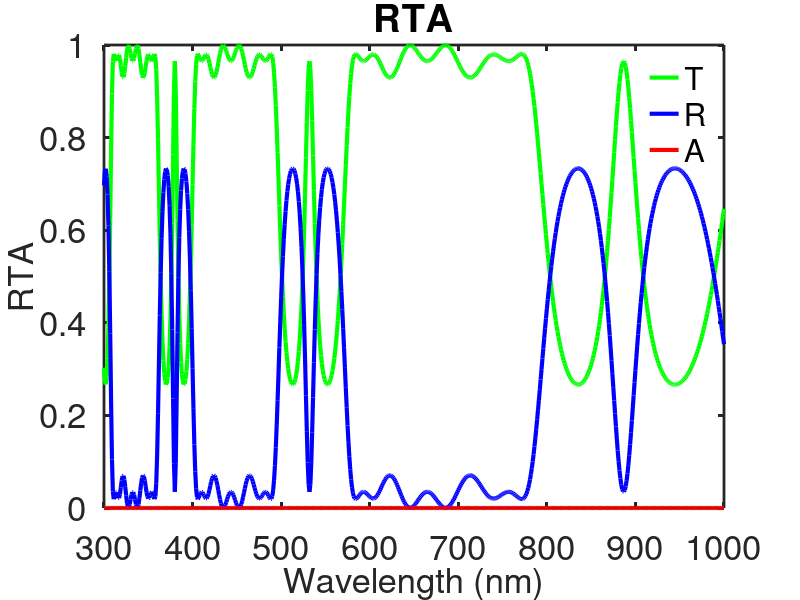

MATLAB code to generate this figure:
% Transfer Matrix Methods to calculate R T A for filter
% Hao Wang @ SUTD
% 2017 October 26


%inputs:
%angle of incidence: thetai
%wavelength of incident light: lambda
%thicknesses of the layers: h
%refractive index of the layers: n (may be absorbing and dispersive, but this may require a subfunction)
%polarization: s or p (need one calculation for each for unpolarized light)
clc
clear all
close all

tic
% thetai=0:0.1:90; %angle of incidence (degrees)
thetai=0; %angle of incidence (degrees)
lambda=300:1:1000; %vacuum wavelength (nm)

central_wave=532;
ha=central_wave*(1+1/4)/1.55;
hb=central_wave*(1+1/4)/1;

%% the layer numbers
% the first and last layers are environment, and the layer numbers should
% be 2+material layer number
lnum=9;
h=zeros(1,lnum);
h(1)=NaN;
h(lnum)=NaN;
for gg=1:(length(h)-2)/2
    h(2*gg)=ha;
    h(2*gg+1)=hb;
end
h(lnum-1)=ha;
h((lnum+1)/2)=2*hb;

pol=1; %polarization, 1 for p and 0 for s

%% Materials

% % for dispersion materials
% filename='F:\Code\Plasmonic\material_data/Ag.txt';
% L1=dlmread(filename,'',1);
% n_interp=interp1(L1(:,1), L1(:,2), lambda, 'linear', 'extrap');
% k_interp=interp1(L1(:,1), L1(:,3), lambda, 'linear', 'extrap');
% L11=real((n_interp+i*k_interp).^(1/2))+i*imag((n_interp+i*k_interp).^(1/2));
% size(L11);
% 
% filename2='F:\Code\Plasmonic\material_data/Al2O3.txt';
% L2=dlmread(filename2,'',1);
% n_interp2=interp1(L2(:,1), L2(:,2), lambda, 'linear', 'extrap');
% k_interp2=interp1(L2(:,1), L2(:,3), lambda, 'linear', 'extrap');
% L12=real((n_interp2+i*k_interp2).^(1/2))+i*imag((n_interp2+i*k_interp2).^(1/2));
% size(L12);




n=zeros(length(h),length(lambda));
[nn,m]=size(n);

% substrate refractive index, light incidences from the substrate
% n=1.46 for nanoscribe glass, n=1.52 for ordinarily used fused silica
% n=1.55 for nanoscribe Ip-Dip

n(1,:)=1.46;
n(length(h),:)=1;
for kk=1:(length(h)-2)/2
    % for dispersion materials
%     n(2*kk,:)=L11;
%     n(2*kk+1,:)=L12;
    % for non-dispersion materials
    n(2*kk,:)=1.55;
    n(2*kk+1,:)=1;
end
n(length(h)-1,:)=1.55;

%% TMM

for b=1:length(lambda)
    
%Snell's law:
    theta(1)=thetai*pi/180;

    for a=1:nn-1
    theta(a+1)=real(asin(n(a,b)/n(a+1,b)*sin(theta(a))))-1i*abs(imag(asin(n(a,b)/n(a+1,b)*sin(theta(a)))));
    end
    

%Fresnel coefficients:
    if pol==0 %formulas for s polarization
    
        for a=1:nn-1
            n(a,b);
            Fr(a)=(n(a,b)*cos(theta(a))-n(a+1,b)*cos(theta(a+1)))/(n(a,b)*cos(theta(a))+n(a+1,b)*cos(theta(a+1)));
            Ft(a)=2*n(a,b)*cos(theta(a))/(n(a,b)*cos(theta(a))+n(a+1,b)*cos(theta(a+1)));
    
        end
%phase shift factors:

    delta=zeros((nn-2),length(lambda));
% for a=1:length(n)-2
%     for b=1:length(lambda)
%         delta(a,b)=2*pi*h(a+1)/lambda(b)*n(a+1)*cos(theta(a+1))
%     end
% end

        for a=1:nn-2
            delta(a,b)=2*pi*h(a+1)/lambda(b)*n(a+1,b)*cos(theta(a+1));
        end
% figure
% plot(lambda, delta(1,:))


%build up transfer matrix:


        M=[1,0;0,1]; %start with unity matrix
        for a=1:nn-2
            M=M*1/Ft(a)*[1,Fr(a);Fr(a),1]*[exp(-1i*delta(a,b)),0;0,exp(1i*delta(a,b))];
        end
    
        M=M*1/Ft(nn-1)*[1,Fr(nn-1);Fr(nn-1),1];
    
    
elseif pol==1 %formulas for p polarization
    
    for a=1:nn-1
        Fr(a)=(n(a,b)*cos(theta(a+1))-n(a+1,b)*cos(theta(a)))/(n(a,b)*cos(theta(a+1))+n(a+1,b)*cos(theta(a)));
        Ft(a)=2*n(a,b)*cos(theta(a))/(n(a,b)*cos(theta(a+1))+n(a+1,b)*cos(theta(a)));
    end

%phase shift factors:

    delta=zeros((nn-2),length(lambda));
% for a=1:length(n)-2
%     for b=1:length(lambda)
%         delta(a,b)=2*pi*h(a+1)/lambda(b)*n(a+1)*cos(theta(a+1))
%     end
% end

    for a=1:nn-2
        delta(a,b)=2*pi*h(a+1)/lambda(b)*n(a+1,b)*cos(theta(a+1));
    end
% figure
% plot(lambda, delta(1,:))


%build up transfer matrix:


    M=[1,0;0,1]; %start with unity matrix
    for a=1:nn-2
        M=M*1/Ft(a)*[1,Fr(a);Fr(a),1]*[exp(-1i*delta(a,b)),0;0,exp(1i*delta(a,b))];
    end
    
    M=M*1/Ft(nn-1)*[1,Fr(nn-1);Fr(nn-1),1];
end



%total Fresnel coefficients:
Frtot(b)=M(2,1)/M(1,1);
Fttot(b)=1/M(1,1);

%special case of single interface:
    if length(n)==2
        Frtot(b)=Fr(1);
        Fttot(b)=Ft(1);
    end

%total Fresnel coefficients in intensity:
FR(b)=(abs(Frtot(b)))^2;
FT(b)=(abs(Fttot(b)))^2*real(n(nn,b)*cos(theta(nn)))/real(n(1,b)*cos(theta(1)));
FA(b)=1-FR(b)-FT(b);
end
toc

% % Plot parameters
lw=3; font_axis=25; font_label=25; font_legend=18; ms=8;
colorred=[244 140 132]./255;
colorblue=[0 230 230]./255;

% 
% figure(1)
% clf;
% set(gcf,'units','inches','position',[0.25 2.5 11.3 7.9]);
% % set(gcf,'color','w','Renderer','painters','units','inches','position',[0.25 2.5 8.0 6.0]);
% 
% 
% plot(lambda,n_interp,'b','linewidth',lw);
% hold on
% plot(lambda,k_interp,'r','linewidth',lw);
% hold on
% plot(L1(:,1), L1(:,2),'ob','MarkerSize',ms,'MarkerEdgeColor','b','MarkerFaceColor',colorblue);
% hold on
% plot(L1(:,1), L1(:,3),'or','MarkerSize',ms,'MarkerEdgeColor','r','MarkerFaceColor',colorred);
% 
% xlim([lambda(1),lambda(length(lambda))])
% % lg=legend('interp Re(\epsilon)','interp Im(\epsilon)','J&C Re(\epsilon)','J&C Im(\epsilon)');
% lg=legend('interp Re(\epsilon) of Al','interp Im(\epsilon) of Al','Weaver & Frederikse Re(\epsilon) of Al','Weaver & Frederikse Im(\epsilon) of Al');
% set(lg,'FontSize',font_legend,'box','off');
% set(gca,'FontSize',font_axis,'LineWidth',lw-1,'XMinorTick','off','YMinorTick','off');
% xlabel('Wavelength (nm)','fontsize',font_label);
% ylabel('Permittivity','fontsize',font_label);

%plot results:
figure(2)
clf;
clf;
set(gcf,'units','inches','position',[0.25 2.5 11.3 7.9]);
hold on
plot(lambda,FT,'g','linewidth',lw)
plot(lambda,FR,'b','linewidth',lw)
plot(lambda,FA,'r','linewidth',lw)
xlim([lambda(1),lambda(length(lambda))])
ylim([0 1])

% title('Fresnel coefficients for transmission (blue), reflection (red) and absorption (green)')
title('RTA')
lg=legend('T', 'R','A');
set(lg,'FontSize',font_legend,'box','off');
set(gca,'FontSize',font_axis,'LineWidth',lw-1,'XMinorTick','off','YMinorTick','off');
xlabel('Wavelength (nm)','fontsize',font_label);
ylabel('RTA','fontsize',font_label);
box on

%% Phase
